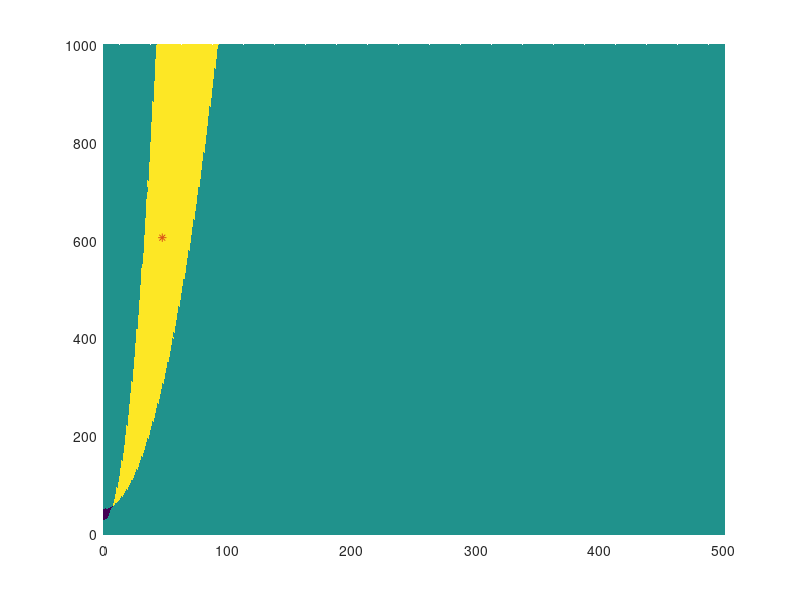

Write MATLAB code to recreate this figure.
clear
close all

kp=606;
kd=47;
g=9.8;
M=3;
m=0.1;
l=0.75
%X=Kd, Y=Kp
[X, Y] = meshgrid(0:500, [0:999]);

peaktime= Y >(1)/(4*M*l).* X.^(2)+(M+m)*g+pi^(2) * M*l; % Peak time condition
elong = Y < (pi^2+(log(5))^2)/(4*M*l*(log(5))^2)*X.^2+(M+m)*g; % Elongation condition
both = peaktime & elong; % Intersection of both inequalities

figure
colors = zeros(size(X)) + peaktime + elong; % Combine inequalities
scatter(X(:), Y(:), 3, colors(:), 'filled'); % Plot the region
hold on
scatter(kd,kp,'Marker','*');

